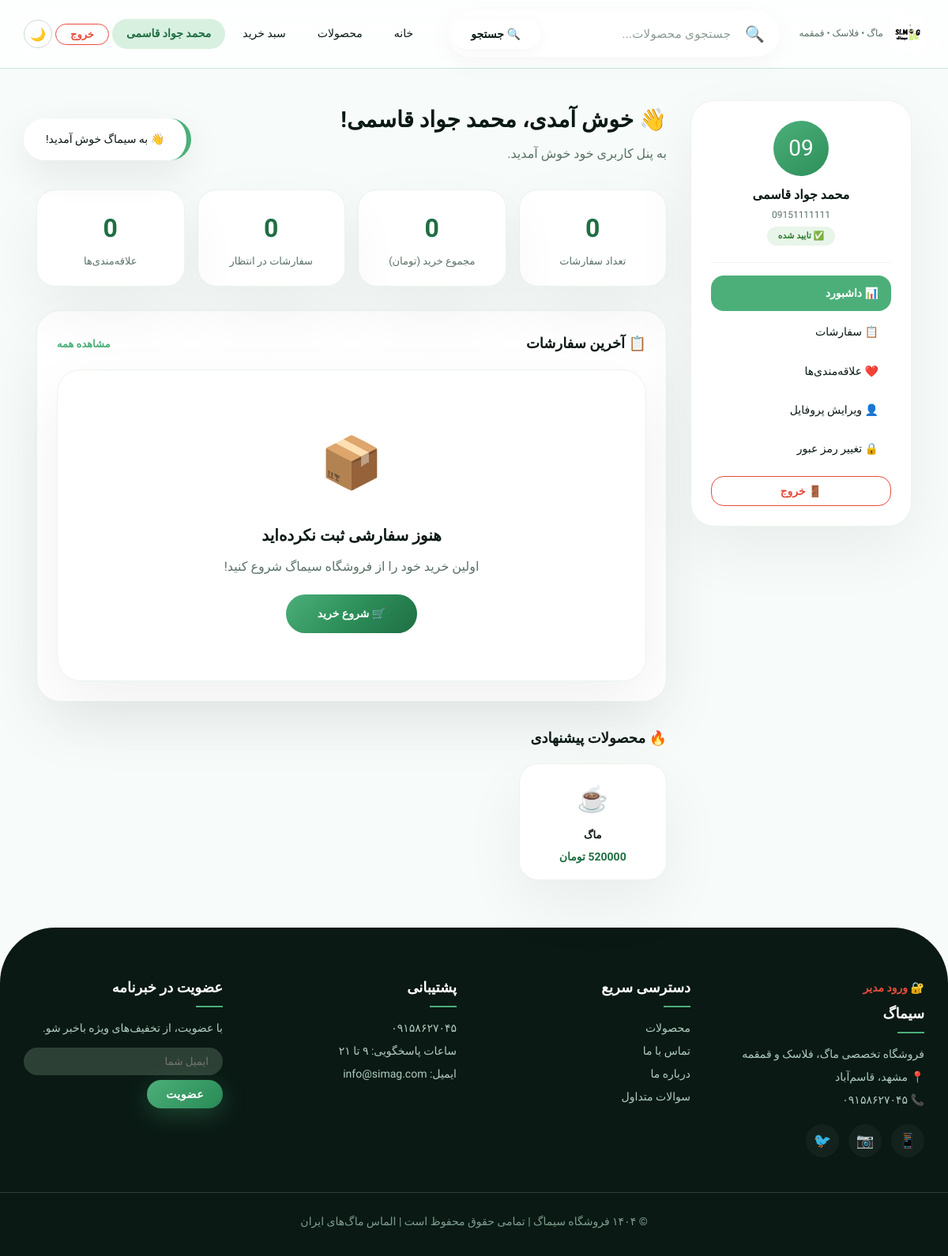
The page /accounts/profile/ (signed in) on the database its author committed.
### accounts/models.py (models this page shows, shortened)
class User(AbstractUser):
    username = None
    phone = models.CharField(max_length=11, unique=True)
    is_verified = models.BooleanField(default=False)
    full_name = models.CharField(max_length=100, blank=True, null=True)
    email = models.EmailField(blank=True, null=True)
    address = models.TextField(blank=True, null=True)
    postal_code = models.CharField(max_length=10, blank=True, null=True)
    USERNAME_FIELD = 'phone'
    REQUIRED_FIELDS = ['email']
    objects = UserManager()

### products/models.py (models this page shows, shortened)
class Product(models.Model):
    name = models.CharField(max_length=200)
    slug = models.SlugField(unique=True, blank=True, max_length=200)
    category = models.ForeignKey(Category, on_delete=models.CASCADE, related_name='products')
    description = models.TextField()
    price = models.PositiveIntegerField()
    material = models.CharField(max_length=100, blank=True)
    volume = models.CharField(max_length=50, blank=True)
    color = models.CharField(max_length=50, blank=True)
    weight = models.CharField(max_length=50, blank=True)
    brand = models.CharField(max_length=100, blank=True)
    is_active = models.BooleanField(default=True)
    is_featured = models.BooleanField(default=False, verbose_name='محصول ویژه (نمایش در صفحه اصلی)')
    created_at = models.DateTimeField(auto_now_add=True)
    updated_at = models.DateTimeField(auto_now=True)

### accounts/views.py (the view)
# urls.py: path('profile/', views.user_dashboard, name='profile'),
@login_required
def user_dashboard(request):
    user = request.user
    total_orders = Order.objects.filter(user=user).count()
    total_spent = Order.objects.filter(user=user, status='delivered').aggregate(Sum('total_amount'))['total_amount__sum'] or 0
    pending_orders = Order.objects.filter(user=user, status='pending').count()
    wishlist, created = Wishlist.objects.get_or_create(user=user)
    wishlist_count = wishlist.products.count()
    recent_orders = Order.objects.filter(user=user).order_by('-created_at')[:5]
    suggested_products = Product.objects.filter(is_active=True)[:4]
    context = {
        'user': user,
        'total_orders': total_orders,
        'total_spent': total_spent,
        'pending_orders': pending_orders,
        'wishlist_count': wishlist_count,
        'recent_orders': recent_orders,
        'suggested_products': suggested_products,
    }
    return render(request, 'accounts/dashboard.html', context)

### accounts/templates/accounts/dashboard.html (shortened to what this page needs)
{% extends 'base.html' %}
{% load static %}
{% block content %}
<div class="dashboard-container">
    <div class="dashboard-grid">
        <div class="sidebar">
            <div class="sidebar-user">
                <div class="sidebar-avatar">{{ user.phone|slice:":2" }}</div>
                <div class="sidebar-name">{{ user.full_name|default:user.phone }}</div>
                <div class="sidebar-phone">{{ user.phone }}</div>
                <span class="sidebar-badge {% if user.is_verified %}sidebar-badge-verified{% else %}sidebar-badge-unverified{% endif %}">
                    {% if user.is_verified %}✅ تایید شده{% else %}⏳ تایید نشده{% endif %}
                </span>
            </div>
            <div class="sidebar-menu">
                <a href="{% url 'accounts:dashboard' %}" class="active">📊 داشبورد</a>
                <a href="{% url 'accounts:orders' %}">📋 سفارشات</a>
                <a href="{% url 'accounts:wishlist' %}">❤️ علاقه‌مندی‌ها</a>
                <a href="{% url 'accounts:edit_profile' %}">👤 ویرایش پروفایل</a>
                <a href="{% url 'accounts:change_password' %}">🔒 تغییر رمز عبور</a>
                <form method="post" action="{% url 'accounts:logout' %}">
                    <button type="submit" class="sidebar-logout">🚪 خروج</button>
                </form>
            </div>
        </div>
        <div class="main-content">
            <div class="welcome-title">👋 خوش آمدی، {{ user.full_name|default:user.phone }}!</div>
            <div class="welcome-sub">به پنل کاربری خود خوش آمدید.</div>
            <div class="stats-grid">
                <div class="stat-card">
                    <div class="stat-number">{{ total_orders }}</div>
                    <div class="stat-label">تعداد سفارشات</div>
                </div>
                <div class="stat-card">
                    <div class="stat-number">{{ total_spent|floatformat:0 }}</div>
                    <div class="stat-label">مجموع خرید (تومان)</div>
                </div>
                <div class="stat-card">
                    <div class="stat-number {% if pending_orders > 0 %}stat-number-warning{% endif %}">{{ pending_orders }}</div>
                    <div class="stat-label">سفارشات در انتظار</div>
                </div>
                <div class="stat-card">
                    <div class="stat-number">{{ wishlist_count }}</div>
                    <div class="stat-label">علاقه‌مندی‌ها</div>
                </div>
            </div>
            <div class="recent-orders">
                <div class="recent-header">
                    <div class="recent-title">📋 آخرین سفارشات</div>
                    <a href="{% url 'accounts:orders' %}" class="recent-link">مشاهده همه</a>
                </div>
                {% if recent_orders %}
                    {% for order in recent_orders %}
                    <a href="{% url 'accounts:order_detail' order.id %}" class="order-item">
                        <div class="order-info">
                            <div class="order-id">سفارش #{{ order.id }}</div>
                            <div class="order-date">{{ order.created_at|date:"Y/m/d H:i" }}</div>
                        </div>
                        <div class="order-price">{{ order.total_amount|floatformat:0 }} تومان</div>
                        <div class="order-status order-status-{{ order.status }}">{{ order.get_status_display }}</div>
                    </a>
                    {% endfor %}
                {% else %}
                <div class="empty-state">
                    <div class="empty-icon">📦</div>
                    <div class="empty-title">هنوز سفارشی ثبت نکرده‌اید</div>
                    <div class="empty-desc">اولین خرید خود را از فروشگاه سیماگ شروع کنید!</div>
                    <a href="{% url 'products:product_list' %}" class="btn-primary-custom">🛒 شروع خرید</a>
                </div>
                {% endif %}
            </div>
            <div>
                <div style="font-size:18px;font-weight:800;color:var(--dark);margin-bottom:16px;">🔥 محصولات پیشنهادی</div>
                <div class="suggested-grid">
                    {% for product in suggested_products %}
                    <a href="{% url 'products:product_detail' product.slug %}" class="suggested-card">
                        <span class="suggested-icon">☕</span>
                        <div class="suggested-name">{{ product.name|truncatechars:15 }}</div>
                        <div class="suggested-price">{{ product.price|floatformat:0 }} تومان</div>
                    </a>
                    {% empty %}
                    <div style="color:var(--gray);">محصولی برای پیشنهاد وجود ندارد.</div>
                    {% endfor %}
                </div>
            </div>
        </div>
    </div>
</div>
{% endblock %}

### templates/base.html (shortened to what this page needs)
<!DOCTYPE html>
{% load static %}
<html lang="fa" dir="rtl">
<head>
</head>
<body>
    <header class="header" id="mainHeader">
        <div class="container header-inner">
            <a href="{% url 'products:home' %}" class="logo">
                <img src="{% static 'images/logo.png' %}" alt="سیماگ" onerror="this.style.display='none'; this.nextElementSibling.style.display='flex'">
                <small>ماگ • فلاسک • قمقمه</small>
            </a>
            <div class="search-wrapper">
                <div class="search-container" id="searchContainer">
                    <span class="search-icon">🔍</span>
                    <input type="text" class="search-input" id="searchInput" placeholder="جستجوی محصولات..." autocomplete="off" onfocus="showSuggestions()" onblur="hideSuggestions()" oninput="handleSearchInput()" />
                    <button class="search-btn" onclick="performSearch()">🔍 جستجو</button>
                </div>
            </div>
            <div class="nav" id="mainNav">
                <a href="{% url 'products:home' %}">خانه</a>
                <a href="{% url 'products:product_list' %}">محصولات</a>
                <a href="{% url 'cart:cart_detail' %}">سبد خرید</a>
                {% if user.is_authenticated %}
                <a href="{% url 'accounts:profile' %}" style="font-weight:600;color:#1f6e43;background:#d8f0e0;padding:6px 18px;border-radius:30px;">
                    {{ user.full_name|default:user.phone }}
                </a>
                <form method="post" action="{% url 'accounts:logout' %}" style="display:inline;">
                    <button type="submit" style="background:transparent;border:1.5px solid #e74c3c;color:#e74c3c;padding:5px 18px;border-radius:30px;font-weight:600;font-size:13px;cursor:pointer;font-family:inherit;">خروج</button>
                </form>
                {% endif %}
                <button class="dark-toggle" onclick="toggleDarkMode()">🌙</button>
            </div>
        </div>
    </header>
    <main class="container">
        {% block content %}
        {% endblock %}
    </main>
    <div class="toast-container" id="toastContainer"></div>
    <footer class="footer">
        <div class="container footer-inner">
            <div class="footer-col">
                <a href="{% url 'accounts:admin_login' %}" style="color:#e74c3c;font-weight:600;">🔐 ورود مدیر</a>
                <h4>سیماگ</h4>
                <p>فروشگاه تخصصی ماگ، فلاسک و قمقمه</p>
                <p>📍 مشهد، قاسم‌آباد</p>
                <p>📞 ۰۹۱۵۸۶۲۷۰۴۵</p>
                <div class="footer-social">
                    <a href="#">📱</a>
                    <a href="#">📷</a>
                    <a href="#">🐦</a>
                </div>
            </div>
            <div class="footer-col">
                <h4>دسترسی سریع</h4>
                <a href="{% url 'products:product_list' %}">محصولات</a>
                <a href="{% url 'products:contact' %}">تماس با ما</a>
                <a href="#">درباره ما</a>
                <a href="#">سوالات متداول</a>
            </div>
            <div class="footer-col">
                <h4>پشتیبانی</h4>
                <a href="#">۰۹۱۵۸۶۲۷۰۴۵</a>
                <a href="#">ساعات پاسخگویی: ۹ تا ۲۱</a>
                <a href="#">ایمیل: info@simag.com</a>
            </div>
            <div class="footer-col">
                <h4>عضویت در خبرنامه</h4>
                <p>با عضویت، از تخفیف‌های ویژه باخبر شو.</p>
                <div style="display:flex;gap:6px;margin-top:12px;flex-wrap:wrap;">
                    <input type="email" placeholder="ایمیل شما" style="flex:1;padding:10px 18px;border-radius:40px;border:none;font-family:inherit;background:#2d4036;color:#fff;min-width:160px;outline:none;">
                    <button class="btn-primary" style="padding:10px 24px;font-size:14px;">عضویت</button>
                </div>
            </div>
        </div>
        <div class="container footer-bottom">
            © ۱۴۰۴ فروشگاه سیماگ | تمامی حقوق محفوظ است | الماس ماگ‌های ایران
        </div>
    </footer>
</body>
</html>

### accounts/templates/accounts/dashboard.html (style rules this page uses)
.dashboard-container { max-width: 1350px; margin: 40px auto; padding: 0 16px; }
.dashboard-grid { display: grid; grid-template-columns: 280px 1fr; gap: 30px; }
.sidebar { background: var(--white); border-radius: 30px; padding: 25px; border: 1px solid #ecf3ec; box-shadow: var(--shadow); height: fit-content; position: sticky; top: 100px; }
.sidebar-user { text-align: center; padding-bottom: 20px; border-bottom: 1px solid #ecf3ec; }
.sidebar-avatar { width: 70px; height: 70px; border-radius: 50%; background: linear-gradient(145deg, #4caf7a, #2d8f5a); display: flex; align-items: center; justify-content: center; font-size: 28px; color: #fff; margin: 0 auto 10px; }
.sidebar-name { font-weight: 700; color: var(--dark); font-size: 16px; }
.sidebar-phone { font-size: 12px; color: var(--gray); }
.sidebar-badge { display: inline-block; padding: 2px 14px; border-radius: 20px; font-size: 11px; font-weight: 600; }
.sidebar-badge-verified { background: #e8f5e9; color: #2e7d32; }
.sidebar-menu { margin-top: 16px; display: flex; flex-direction: column; gap: 4px; }
.sidebar-menu a { padding: 10px 16px; border-radius: 16px; color: var(--dark); text-decoration: none; font-weight: 500; font-size: 14px; transition: all 0.3s ease; }
.sidebar-menu a.active { background: var(--primary); color: #fff; font-weight: 600; }
.sidebar-logout { margin-top: 8px; width: 100%; padding: 10px 16px; border-radius: 16px; border: 1.5px solid #e74c3c; background: transparent; color: #e74c3c; font-weight: 600; font-size: 14px; cursor: pointer; transition: all 0.3s ease; font-family: inherit; }
.main-content { flex: 1; }
.welcome-title { font-size: 28px; font-weight: 900; color: var(--dark); margin-bottom: 4px; }
.welcome-sub { color: var(--gray); margin-bottom: 30px; }
.stats-grid { display: grid; grid-template-columns: repeat(4, 1fr); gap: 16px; margin-bottom: 30px; }
.stat-card { background: var(--white); border-radius: 24px; padding: 20px; border: 1px solid #ecf3ec; box-shadow: var(--shadow); text-align: center; }
.stat-number { font-size: 32px; font-weight: 900; color: var(--primary-dark); }
.stat-label { font-size: 13px; color: var(--gray); font-weight: 500; }
.recent-orders { background: var(--white); border-radius: 30px; padding: 25px; border: 1px solid #ecf3ec; box-shadow: var(--shadow); margin-bottom: 30px; }
.recent-header { display: flex; align-items: center; justify-content: space-between; margin-bottom: 16px; }
.recent-title { font-size: 18px; font-weight: 800; color: var(--dark); }
.recent-link { font-size: 13px; font-weight: 600; color: var(--primary); text-decoration: none; }
.suggested-grid { display: grid; grid-template-columns: repeat(auto-fill, minmax(180px, 1fr)); gap: 16px; }
.suggested-card { background: var(--white); border-radius: 24px; padding: 16px; text-align: center; border: 1px solid #ecf3ec; box-shadow: var(--shadow); text-decoration: none; transition: all 0.4s ease; }
.suggested-icon { font-size: 32px; display: block; margin-bottom: 4px; }
.suggested-name { font-size: 13px; font-weight: 700; color: var(--dark); }
.suggested-price { color: var(--primary-dark); font-weight: 700; font-size: 14px; margin-top: 4px; }
.empty-state { text-align: center; padding: 60px 20px; background: var(--white); border-radius: 30px; border: 1px solid #ecf3ec; box-shadow: var(--shadow); }
.empty-icon { font-size: 64px; margin-bottom: 16px; }
.empty-title { font-size: 20px; font-weight: 700; color: var(--dark); }
.empty-desc { color: var(--gray); margin-top: 8px; }
.btn-primary-custom { display: inline-block; margin-top: 20px; padding: 12px 40px; border-radius: 60px; border: none; background: linear-gradient(135deg, #4caf7a 0%, #2d8f5a 50%, #1f6e43 100%); color: #fff; font-weight: 700; font-size: 14px; text-decoration: none; transition: all 0.3s ease; }

### rows shown on the page
User: full_name "محمد جواد قاسمی", phone "09", phone "09151111111"
Product: name "ماگ", price "520000"

### other values the page prints
{{ total_orders }} "0"
{{ total_spent|floatformat:0 }} "0"
{{ pending_orders }} "0"
{{ wishlist_count }} "0"
